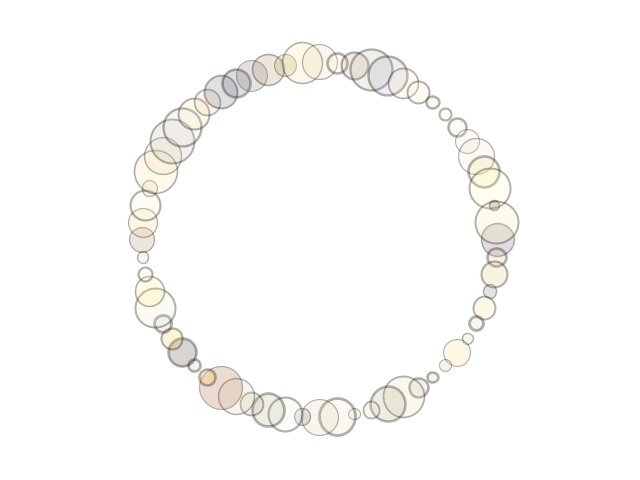
Frame 1 (no input)
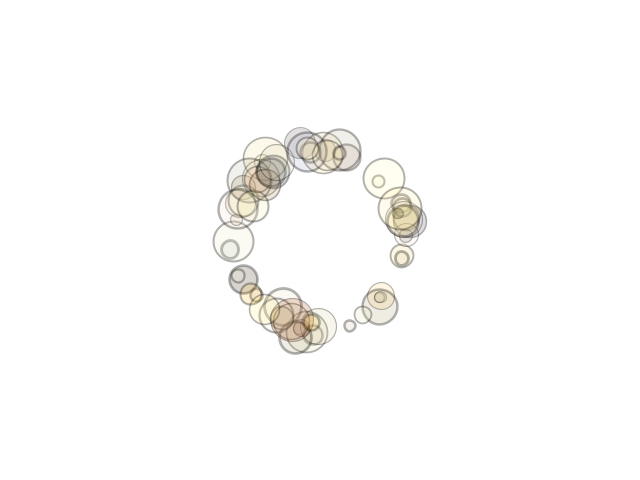
Frame 60 (the mouse pressed at the canvas centre just before this capture)
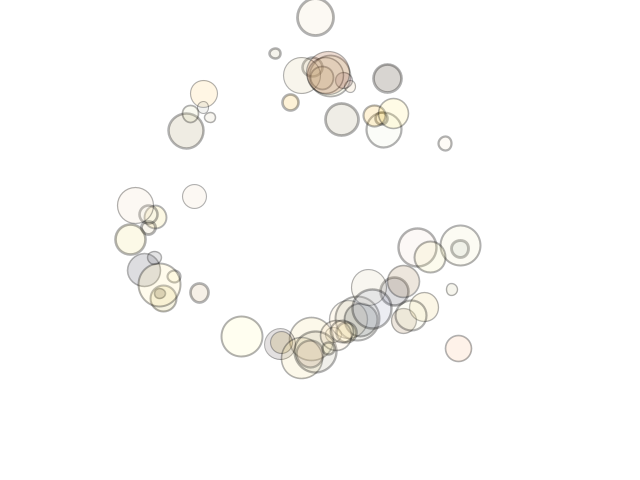
Frame 120 (the mouse held since frame 60 and released just before this capture)

The Processing sketch that drew these frames (run headless with seeded random() and noise(); from frame 60 on, the mouse is pressed at the canvas centre):

// Processing sketch: gravity
// ── gravity.pde
/*! gravity.pde
 * 
 * @author: Travis Fischer
 * @date:   December 2008 (Java)
 * @port:   August 2012 to processing
 * 
 * Exploration of a simple n-body gravity system, in which every body is attracted 
 * to every other body dependent on mass, proximity, etc.
 */

static int NUM_PARTICLES     = /** int [ 12, 300 ]   **/ 64  /** endint **/;

// scaling factor that affects the mass of the bodies, effectively scaling the 
// overall gravity strength of the system
static int GRAVITY_SPEED     = /** int [ 300, 1000 ] **/ 900 /** endint **/;
static int MAX_GRAVITY_SPEED = 1000;

// bodies in the system are spawned in either a radial or random fashion
static int INITIAL_STATE     = /** int [ 0, 1 ]      **/ 0   /** endint **/;

// global array of body particles in the simulation
Body[] bodies;

void setup() {
    size(/** int ( 0, 1024 ] **/ 640 /** endint **/, /** int ( 0, 1024 ] **/ 480 /** endint **/);
    frameRate(/** int [ 1, 60 ] **/ 30 /** endint **/);
    smooth();
    loop();
    
    bodies = new Body[NUM_PARTICLES];
    
    reset();
}

void reset() {
    int num_particles = bodies.length;
    
    if (INITIAL_STATE == 1) {
        // initial state of bodies arranged randomly
        for(int i = 0; i < num_particles; i++) {
            bodies[i] = new Body();
        }
    } else {
        float x0 = width  / 2.0;
        float y0 = height / 2.0;
        float r0 = sqrt(width * width + height * height) / /** float [ 0.5, 50 ] **/ 4.5 /** endfloat **/;
        
        // initial state of bodies arranged in a circular fashion
        for(int i = 0; i < num_particles; i++) {
            float theta = i * TWO_PI / num_particles;
            float x = x0 + r0 * cos(theta);
            float y = y0 + r0 * sin(theta);
            
            bodies[i] = new Body(x, y);
        }
    }
}

void draw() {
    background(/** color **/ #FFFFFF /** endcolor **/);
    update();
    
    for(int i = 0; i < bodies.length; i++) {
        bodies[i].draw();
    }
}

void update() {
    int num_particles = bodies.length;
    
    // for each body in the system, enact a force on every other body in the system
    // running time O(num_particles ^ 2)
    for(int i = 0; i < num_particles; i++) {
        for(int j = i + 1; j < num_particles; j++) {
            float xDif = bodies[j]._x - bodies[i]._x;
            float yDif = bodies[j]._y - bodies[i]._y;
            float invDistSquared = 1.0 / (xDif * xDif + yDif * yDif);
            
            // force is inversely proportional to the distance squared
            xDif *= invDistSquared;
            yDif *= invDistSquared;
            
            bodies[i].addAcceleration( xDif * bodies[j]._mass,  yDif * bodies[j]._mass);
            bodies[j].addAcceleration(-xDif * bodies[i]._mass, -yDif * bodies[i]._mass);
        }
    }
    
    for(int i = 0; i < bodies.length; i++) {
        bodies[i].update();
    }
}

class Body {
    // position
    float _x;
    float _y;
    
    // velocity vector <_dX, _dY>
    float _dX, _dY;
    
    // affects this body's gravitational pull w.r.t. other bodies
    float _mass;
    float _weight;
    float _size;
    
    // fill color of this body
    color _fill;
    
    // creates a body at a random location and random mass
    Body() {
        this(random(width  / 4.0, 3 * width  / 4.0), 
             random(height / 4.0, 3 * height / 4.0));
    }
    
    // creates a body at a given location with a random mass
    Body(float x, float y) {
        this(x, y, random(10, 45));
    }
    
    // creates a body at the given location with the given mass
    Body(float x, float y, float mass) {
        _x = x;
        _y = y;
        
        _dX = 0.0;
        _dY = 0.0;
        
        _size   = mass;
        _weight = random(/** float [ .2, 5 ] **/ 1.0 /** endfloat **/, /** float [ 1,  6 ] **/ 3.0 /** endfloat **/);
        
        // select a random color from within a predefined color palette
        int offset = 3 * int(random(0.0, (PALETTE.length - 1) / 3.0));
        _fill      = color(PALETTE[offset], 
                           PALETTE[offset + 1], 
                           PALETTE[offset + 2], /** int [ 0, 255 ] **/ 48 /** endint **/);
        
        resetMass();
    }
    
    void resetMass() {
        _mass = _size / (MAX_GRAVITY_SPEED - GRAVITY_SPEED);
    }
    
    void addAcceleration(float accelX, float accelY) {
        _dX += accelX;
        _dY += accelY;
    }
    
    boolean update() {
        _x += _dX;
        _y += _dY;
        
        return true;
    }
    
    // returns whether or not this body intersects the given body (currently unused)
    boolean intersects(Body body) {
        float radius = (_size / 2);
        float rad    = (body._size / 2);
        float xDif   = body._x - _x;
        float yDif   = body._y - _y;
        float dist   = sqrt(xDif * xDif + yDif * yDif);
        
        // reject if dist btwn circles is greater than their radii combined
        if (dist > radius + rad) {
            return false;
        }
        
        // reject if one circle is inside of the other
        return (dist >= abs(rad - radius));
    }
    
    void draw() {
        fill(_fill);
        stroke(/** color **/ color(0, 0, 0, 78) /** endcolor **/);
        strokeWeight(_weight);
        
        ellipse(_x, _y, _size, _size);
    }
}

// color palette extracted from a seed image
static int[] PALETTE = {
    0, 0, 0, 0, 16, 0, 104, 104,
    112, 104, 112, 120, 104, 88, 88, 112, 128, 128, 120, 120, 128, 128,
    88, 0, 144, 104, 72, 144, 80, 72, 144, 88, 24, 144, 96, 112, 152,
    104, 112, 152, 160, 184, 152, 48, 16, 152, 64, 8, 16, 0, 0, 16, 32,
    40, 160, 112, 120, 160, 120, 0, 160, 120, 72, 160, 128, 120, 160,
    144, 120, 160, 160, 168, 160, 56, 16, 160, 88, 16, 168, 144, 112,
    168, 152, 104, 168, 152, 72, 168, 160, 120, 168, 168, 128, 168,
    176, 160, 168, 40, 24, 176, 136, 104, 176, 144, 32, 176, 144, 48,
    176, 160, 152, 176, 168, 112, 176, 168, 144, 176, 176, 120, 176,
    176, 152, 176, 184, 176, 176, 192, 184, 184, 136, 104, 184, 184,
    168, 184, 184, 176, 192, 152, 136, 192, 160, 96, 192, 176, 120,
    192, 176, 144, 192, 192, 144, 192, 192, 176, 200, 160, 120, 200,
    176, 120, 200, 176, 96, 200, 184, 160, 200, 192, 152, 200, 200,
    184, 208, 176, 120, 208, 176, 128, 208, 176, 176, 208, 184, 144,
    208, 192, 160, 208, 192, 88, 208, 200, 160, 208, 200, 168, 208,
    200, 176, 208, 208, 192, 216, 192, 112, 216, 192, 136, 216, 192,
    160, 216, 192, 168, 216, 192, 176, 216, 200, 152, 216, 200, 160,
    216, 200, 176, 216, 208, 176, 224, 160, 96, 224, 176, 128, 224,
    184, 80, 224, 200, 160, 224, 200, 168, 224, 200, 88, 224, 208, 152,
    224, 208, 160, 224, 208, 176, 224, 216, 160, 224, 216, 176, 224,
    216, 184, 224, 224, 176, 224, 224, 184, 224, 224, 192, 232, 184,
    120, 232, 184, 40, 232, 192, 120, 232, 192, 136, 232, 200, 128,
    232, 200, 152, 232, 200, 72, 232, 208, 120, 232, 208, 80, 232, 216,
    168, 232, 216, 192, 232, 216, 200, 232, 224, 128, 232, 224, 152,
    232, 224, 176, 232, 224, 200, 232, 232, 216, 232, 240, 192, 232,
    240, 216, 232, 240, 224, 240, 200, 104, 240, 200, 152, 240, 208,
    152, 240, 216, 112, 240, 216, 144, 240, 216, 152, 240, 216, 192,
    240, 216, 208, 240, 224, 128, 240, 224, 176, 240, 224, 184, 240,
    224, 192, 240, 232, 160, 240, 232, 184, 240, 232, 192, 240, 232,
    200, 240, 232, 208, 240, 232, 216, 240, 240, 192, 240, 240, 200,
    240, 240, 208, 240, 240, 224, 240, 248, 168, 248, 184, 136, 248,
    184, 40, 248, 224, 112, 248, 224, 160, 248, 224, 168, 248, 224,
    176, 248, 224, 184, 248, 224, 192, 248, 224, 80, 248, 232, 120,
    248, 232, 184, 248, 232, 192, 248, 232, 208, 248, 232, 224, 248,
    240, 184, 248, 240, 200, 248, 240, 208, 248, 240, 216, 248, 248,
    208, 255, 152, 40, 255, 200, 40, 255, 208, 112, 255, 208, 184, 255,
    208, 40, 255, 216, 160, 255, 216, 168, 255, 216, 176, 255, 224,
    120, 255, 232, 104, 255, 232, 120, 255, 232, 144, 255, 232, 152,
    255, 232, 176, 255, 232, 184, 255, 232, 192, 255, 240, 152, 255,
    240, 160, 255, 240, 184, 255, 248, 176, 48, 32, 8, 56, 40, 16, 56,
    56, 40, 56, 64, 48, 72, 72, 88, 80, 16, 0, 80, 88, 96, 88, 104,
    104, 88, 104, 88, 88, 40, 0, 88, 80, 72, 88, 88, 56, 96, 112, 112,
    96, 56, 16, 
};
